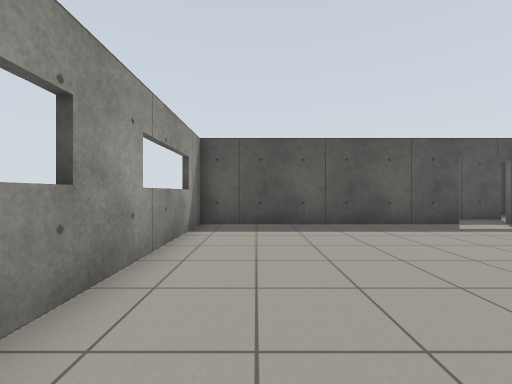
View 1 (above)

24 first-person views from a walk through a world built for the Gazebo simulator. The camera is 0.94 m above the floor, looks level and sees 90° across. The floor is counted in squares, 1 m on a side. Each view is taken from the middle of a square. On the plan, view 1 faces up. The plan holds only what a view shows up to about 10 squares ahead; the rest is blank.

View 2
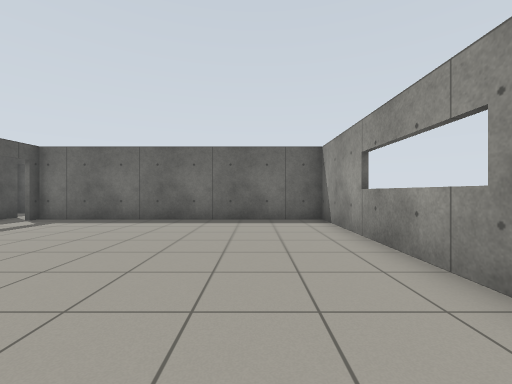

View 3
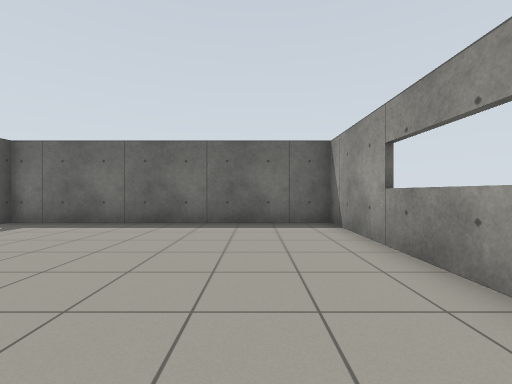

View 4
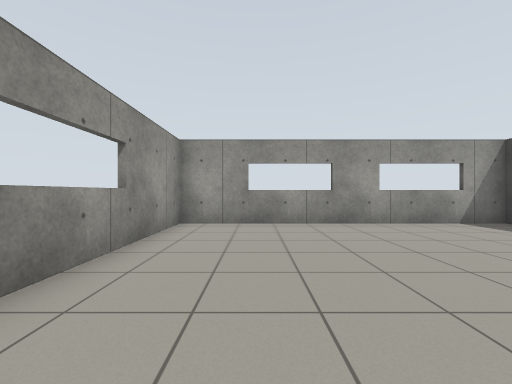

View 5
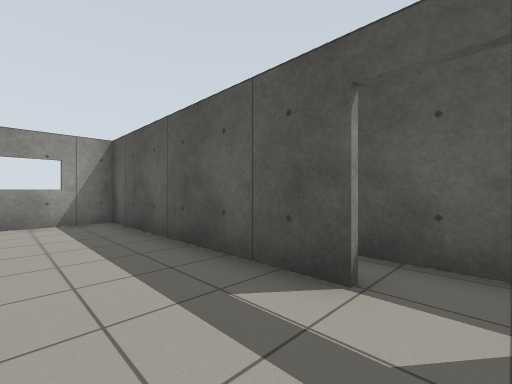

View 6
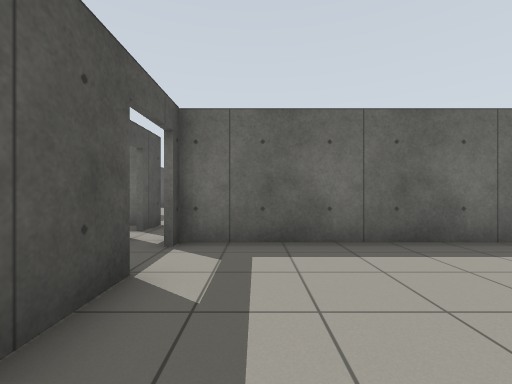

View 7
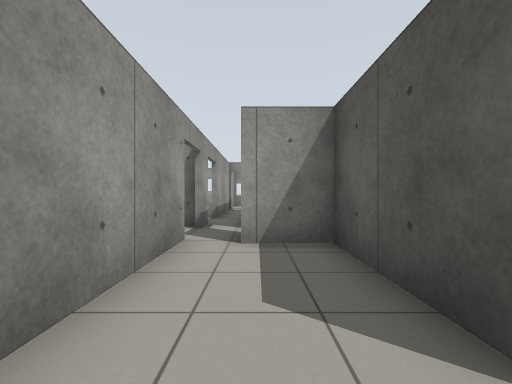

View 8
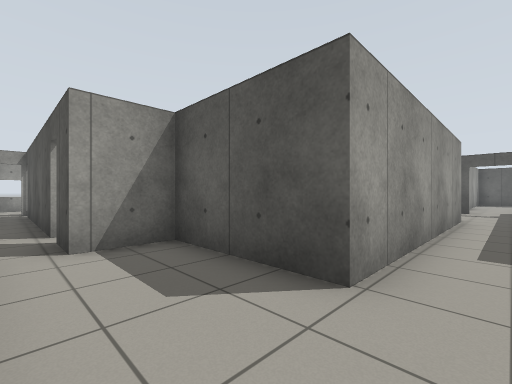

View 9
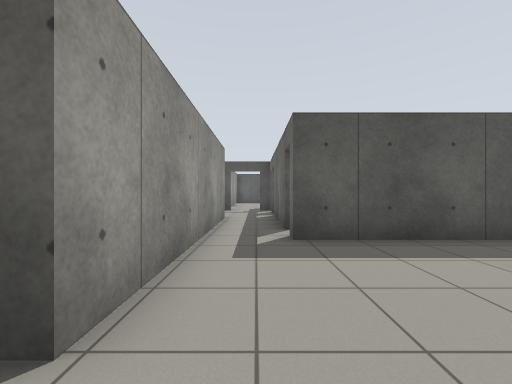

View 10
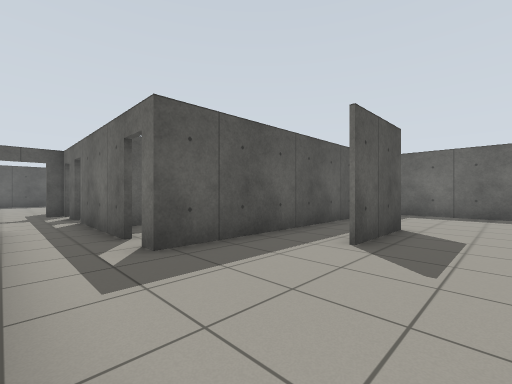

View 11
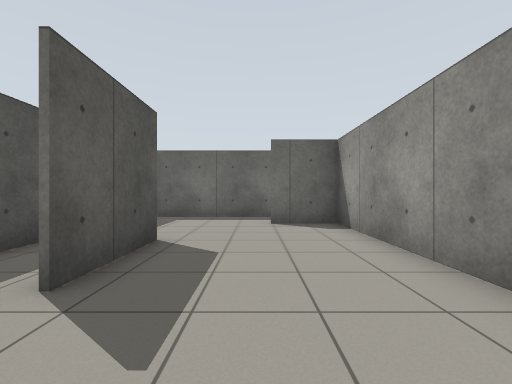

View 12
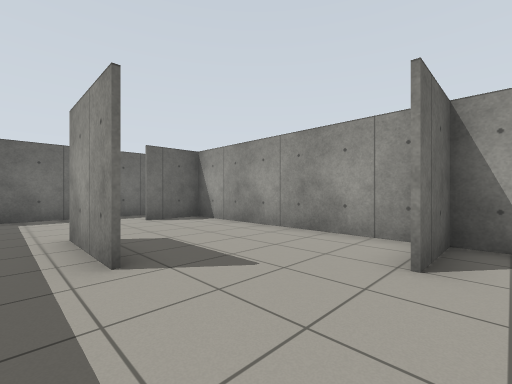

View 13
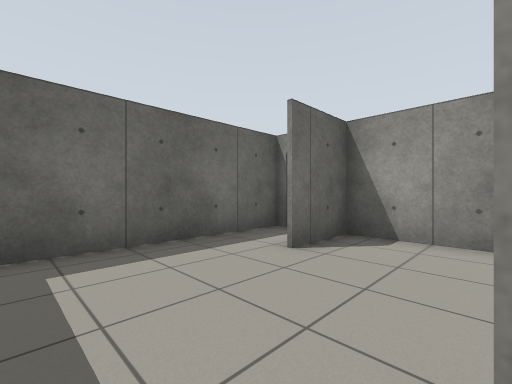

View 14
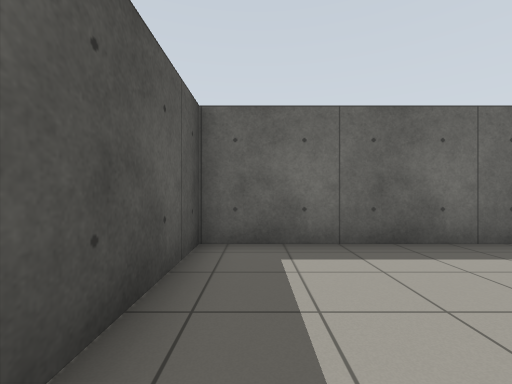

View 15
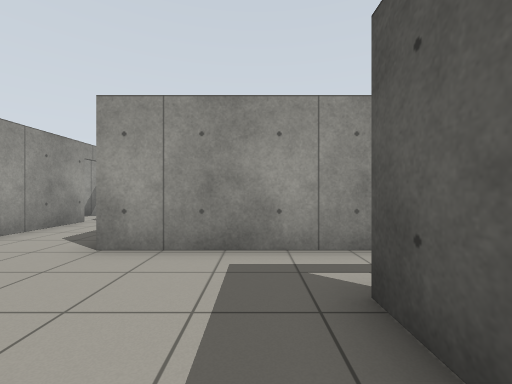

View 16
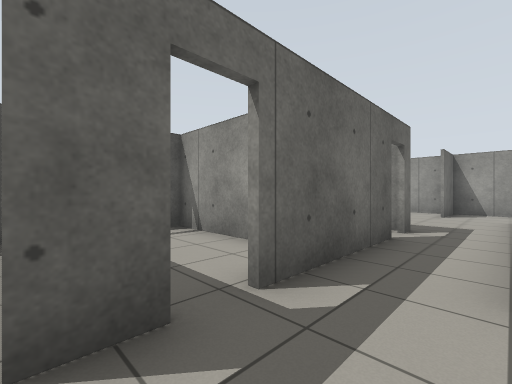

View 17
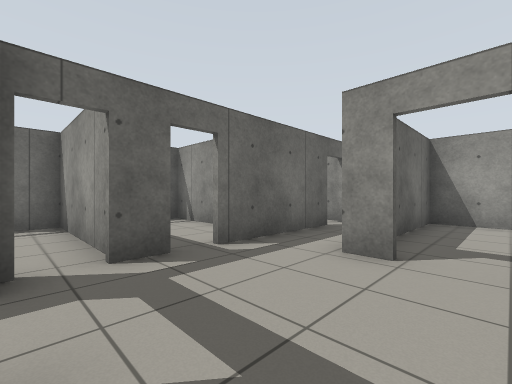

View 18
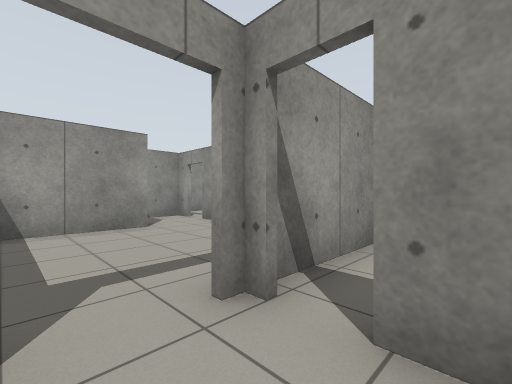

View 19
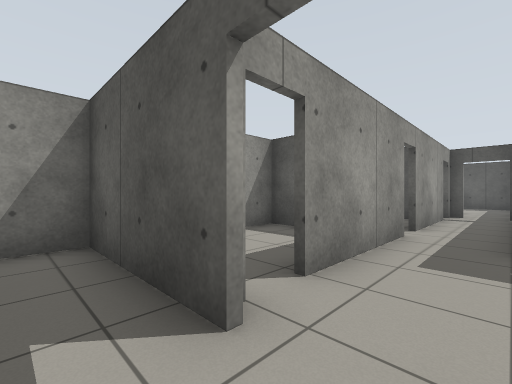

View 20
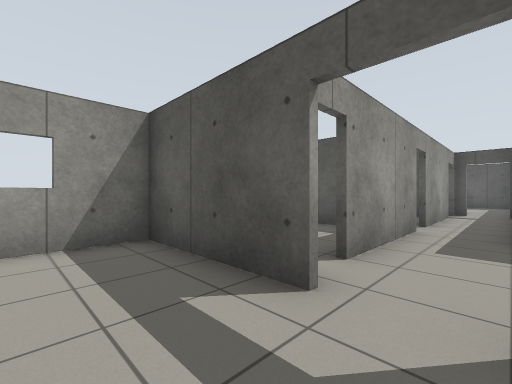

View 21
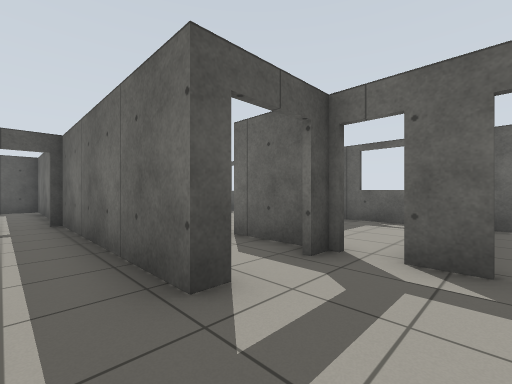

View 22
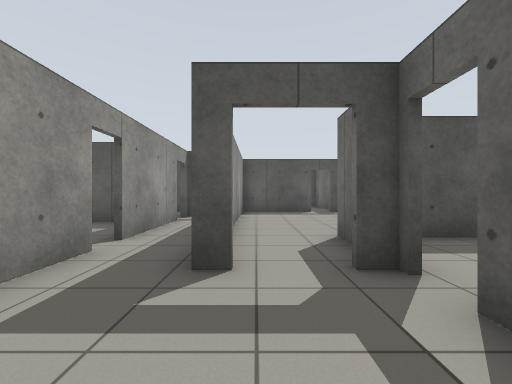

View 23
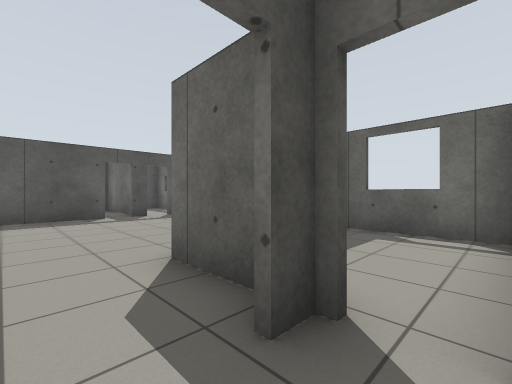

View 24
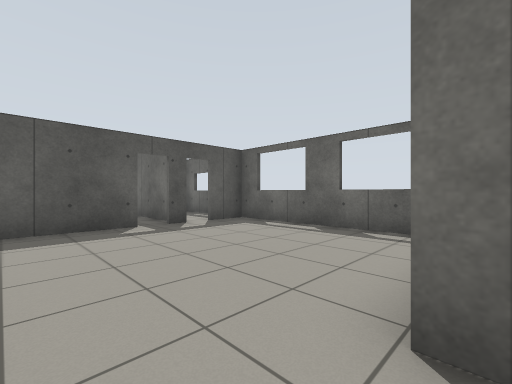

### Floor plan
Points are (right, up) in squares from view 1. A wall is a line through its corners. A room is listed if a view was taken in it or the views show most of it. See-through windows are left out.
Room 1 (views 1, 2, 3, 4, 5, 6)
walls: (6, 7.4) (-1.6, 7.4) (-1.6, -2.3) (7.8, -2.3) (7.8, 7.4)
ways out: open door at (6.5, 7.5) to room 7
Room 2 (views 7, 8, 9, 10, 11, 12, 13, 14, 15)
walls: (18.4, 12) (21.1, 12); (21.1, 11.9) (18.4, 11.9); (16.3, 7.6) (23.6, 7.6) (23.6, 9.6); (15.7, 15.4) (15.7, 19.2); (25.6, 7.5) (25.6, 14) (15.7, 14) (15.7, 14.5); (13.9, 18.2) (13.9, 10.4) (10.3, 10.4) (10.3, 8.7); (9.9, 7.6) (15.7, 7.6) (15.7, 9.6)
ways out: opening at (15, 19) to room 3; open door at (16, 15); open door at (24.5, 7.5)
Room 3 (views 16, 17, 18, 21, 22, 23)
walls: (13.8, 22.1) (13.2, 22.1) (13.2, 28.7); (11.4, 23.1) (11.4, 19.4); (13.1, 18.2) (13.9, 18.2); (15.7, 20.1) (15.7, 20.9); (15.8, 22.1) (15.1, 22.1); (11.4, 27.5) (11.4, 24); (11.9, 28.8) (11.4, 28.8) (11.4, 28.4)
ways out: opening at (15, 19) to room 2; open door at (12.5, 18) to room 4; open door at (12.5, 29) to room 5; open door at (15.5, 21) to room 5; open door at (11, 19); open door at (11, 23.5); open door at (11, 28)
Room 4 (views 19, 20)
walls: (10.1, 13) (13.7, 13) (13.7, 16.1); (11.8, 18.1) (7.9, 18.1) (7.9, 16); (7.9, 12.9) (7.9, 12.2); (8.2, 10.6) (9.2, 10.6)
ways out: open door at (12.5, 18) to room 3; open door at (8, 11.5); open door at (10, 11.5)
Room 5 (view 24)
walls: (20.4, 25.5) (20.4, 31.1) (19, 31.1); (13.4, 28.6) (13.4, 26); (16.6, 31.1) (14, 31.1); (18.1, 31.1) (17.5, 31.1); (15.7, 22.5) (15.7, 24.5)
ways out: open door at (12.5, 29) to room 3; open door at (15.5, 21) to room 3; open door at (18, 31)
Room 6 (no view inside)
walls: (18.6, 24.3) (17.4, 24.3); (15.7, 20.9) (20.4, 20.9) (20.4, 24.1)
Room 7 (no view inside)
walls: (5, 7.6) (5.9, 7.6); (6.4, 8.7) (2.5, 8.7)
ways out: open door at (6.5, 7.5) to room 1
Room 8 (no view inside)
walls: (7.5, 7.6) (8.4, 7.6); (8.4, 8.7) (6.4, 8.7)
ways out: open door at (9.2, 8)

Where each view was taken, in squares from view 1:
view 1: 0 up, 0 right, facing up
view 2: 0 up, 1 left, facing right
view 3: 0 up, 0 right, facing right
view 4: 0 up, 6 right, facing left
view 5: 5 up, 7 right, facing up-left
view 6: 6 up, 3 right, facing right
view 7: 9 up, 15 right, facing left
view 8: 8 up, 15 right, facing up-left
view 9: 9 up, 15 right, facing up
view 10: 10 up, 14 right, facing up-right
view 11: 10 up, 16 right, facing right
view 12: 13 up, 15 right, facing down-right
view 13: 13 up, 21 right, facing down-right
view 14: 13 up, 21 right, facing right
view 15: 13 up, 18 right, facing left
view 16: 21 up, 14 right, facing down-right
view 17: 22 up, 12 right, facing down-right
view 18: 20 up, 13 right, facing down-left
view 19: 17 up, 13 right, facing up-left
view 20: 16 up, 13 right, facing up-left
view 21: 20 up, 12 right, facing up-right
view 22: 19 up, 14 right, facing up
view 23: 21 up, 14 right, facing up-right
view 24: 24 up, 14 right, facing up-right
